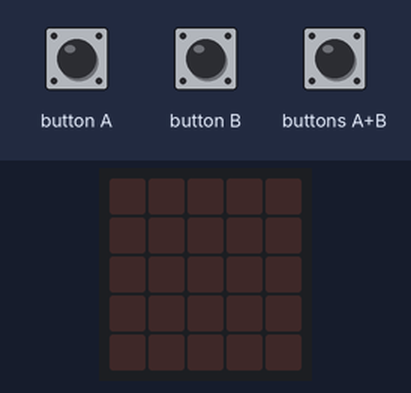
Bench run of a program on a simulated Calliope mini (MakeCode). Parts: the board's 5×5 LED display. Inputs (shaded band) come from the test bench. Random numbers come from a fixed seed.

Above: at 1.2 s.
1.3 s: buttons A+B pressed for 3.2 s
At 2.4 s:
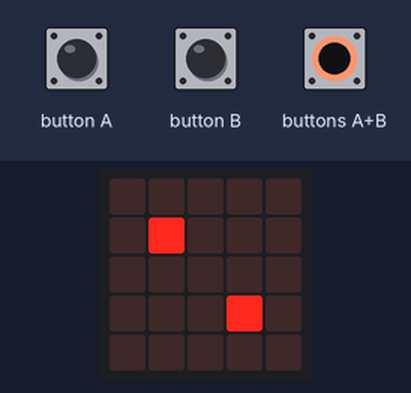
6.0 s: button A pressed for 0.15 s
At 6.3 s:
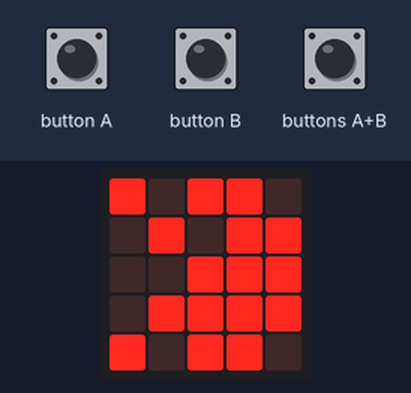
9.0 s: button B pressed for 0.15 s
At 9.4 s:
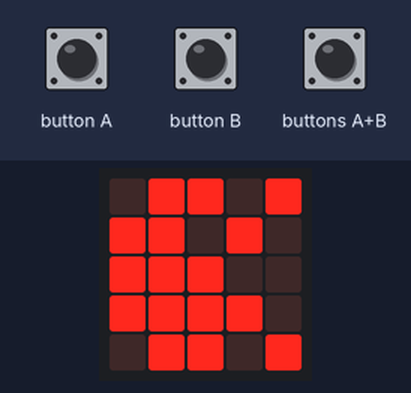
12.0 s: button A pressed for 1 s
At 12.9 s:
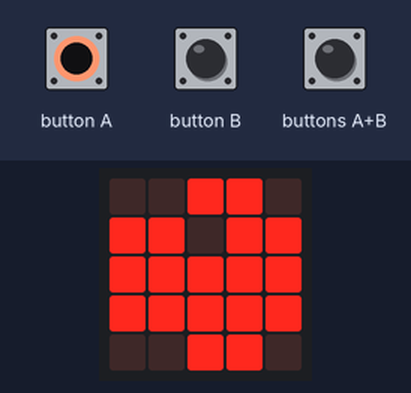
16.0 s: button B pressed for 1 s
At 16.9 s:
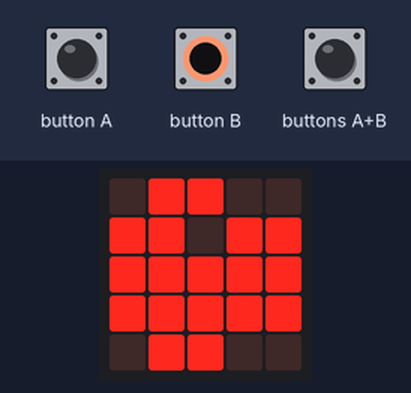
Timing chart, 0 to 19.0 s (numbered marks = the images above; inputs shaded):
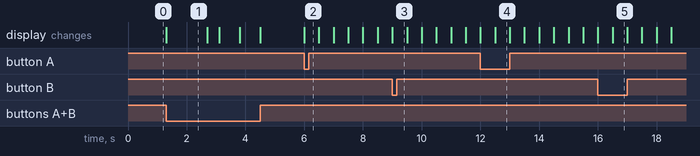

The program:

main.ts
```typescript
// # Variablen
let augenzahl = 0
let spiel = "würfeln"
// # Unterprogramm Spielwechsel
function herzschlag(num: number) {
    /**
    Pacmans Herz schlägt
    num: Anzahl Herzschläge

 */
    for (let index = 0; index < num; index++) {
        basic.showIcon(IconNames.Heart)
        basic.pause(100)
        basic.showIcon(IconNames.SmallHeart)
        basic.pause(100)
    }
}

// # Unterprogramme für Pacman
function pacmanlinks() {
    /** Pacman läuft fressend nach links */
    while (!input.buttonIsPressed(Button.B)) {
        basic.showLeds(`
            # . # # .
            . # . # #
            . . # # #
            . # # # #
            # . # # .
            `)
        basic.pause(100)
        basic.showLeds(`
            . . # # .
            # # . # #
            # # # # #
            # # # # #
            . . # # .
            `)
        basic.pause(100)
    }
}

function pacmanrechts() {
    /** Pacman läuft fressend nach rechts */
    while (!input.buttonIsPressed(Button.A)) {
        basic.showLeds(`
            . # # . #
            # # . # .
            # # # . .
            # # # # .
            . # # . #
            `)
        basic.pause(100)
        basic.showLeds(`
            . # # . .
            # # . # #
            # # # # #
            # # # # #
            . # # . .
            `)
        basic.pause(100)
    }
}

// # Unterprogramm für Würfel
function wuerfel() {
    let augenzahl: number;
    //  Abfrage des Knopfdrucks A
    if (input.buttonIsPressed(Button.A)) {
        //  Zufallszahl zwischen 1..6 bestimmen
        augenzahl = randint(1, 6)
        //  die Zufallszahl ist 1 => Anzeigen der Augenzahl 1
        if (augenzahl == 1) {
            basic.showLeds(`
                . . . . .
                . . . . .
                . . # . .
                . . . . .
                . . . . .
                `)
        }

        //  die Zufallszahl ist 2 => Anzeigen der Augenzahl 2
        if (augenzahl == 2) {
            basic.showLeds(`
                . . . . .
                . # . . .
                . . . . .
                . . . # .
                . . . . .
                `)
        }

        //  die Zufallszahl ist 3 => Anzeigen der Augenzahl 3
        if (augenzahl == 3) {
            basic.showLeds(`
                . . . . .
                . # . . .
                . . # . .
                . . . # .
                . . . . .
                `)
        }

        //  die Zufallszahl ist 4 => Anzeigen der Augenzahl 4
        if (augenzahl == 4) {
            basic.showLeds(`
                . . . . .
                . # . # .
                . . . . .
                . # . # .
                . . . . .
                `)
        }

        //  die Zufallszahl ist 5 => Anzeigen der Augenzahl 5
        if (augenzahl == 5) {
            basic.showLeds(`
                . . . . .
                . # . # .
                . . # . .
                . # . # .
                . . . . .
                `)
        }

        //  die Zufallszahl ist 6 => Anzeigen der Augenzahl 6
        if (augenzahl == 6) {
            basic.showLeds(`
                . . . . .
                . # . # .
                . # . # .
                . # . # .
                . . . . .
                `)
        }

        //  Kurze Pause, damit Augenzahl angezeigt bleibt
        basic.pause(1000)
        //  Bildschirm löschen
        basic.showLeds(`
            . . . . .
            . . . . .
            . . . . .
            . . . . .
            . . . . .
            `)
    }

}

// # Hauptprogramm
//  Endlosschleife
while (true) {
    while (!input.buttonIsPressed(Button.AB)) {
        //  Abfrage des gewählten Spiels
        if (spiel == "würfeln") {
            wuerfel()
        } else if (input.buttonIsPressed(Button.A)) {
            pacmanlinks()
        } else if (input.buttonIsPressed(Button.B)) {
            pacmanrechts()
        }

    }
    if (spiel == "würfeln") {
        spiel = "pacman"
        herzschlag(1)
        basic.clearScreen()
    } else {
        spiel = "würfeln"
        herzschlag(1)
        basic.clearScreen()
    }

}
```

test.ts
```typescript
// Hier kann man Tests durchführen; diese Datei wird nicht kompiliert, wenn dieses Paket als Erweiterung verwendet wird.
```

Measured:
- after the input at 1.3 s, the display: changes at once (image 1)
- after the input at 6.0 s, the display: changes at once (image 2)
- what the display in image 1 shows lasts 1.4 s, from 1.3 s to 2.7 s
